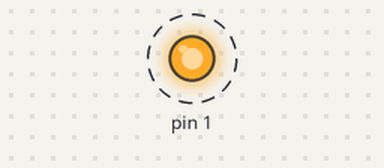
A sketch run on a simulated Arduino Uno, built with avr-gcc and run on an emulated ATmega328P. Parts: output pins drawn as LEDs (lit = HIGH). Dashed ring = blinking.

Above: at 0.2 s.
Timing chart, 0 to 3.0 s (numbered marks = the images above):
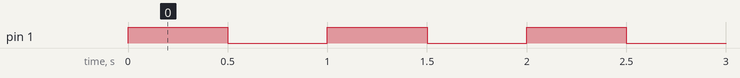

The sketch:

CH32v003_blink_led.ino
```cpp
void setup() {
  pinMode(PC1, OUTPUT);
}

void loop() {
  digitalWrite(PC1, HIGH);
  delay(500);
  digitalWrite(PC1, LOW);
  delay(500);

}
```

Measured:
- by itself, pin 1: alternates HIGH for 0.50 s and LOW for 0.50 s
